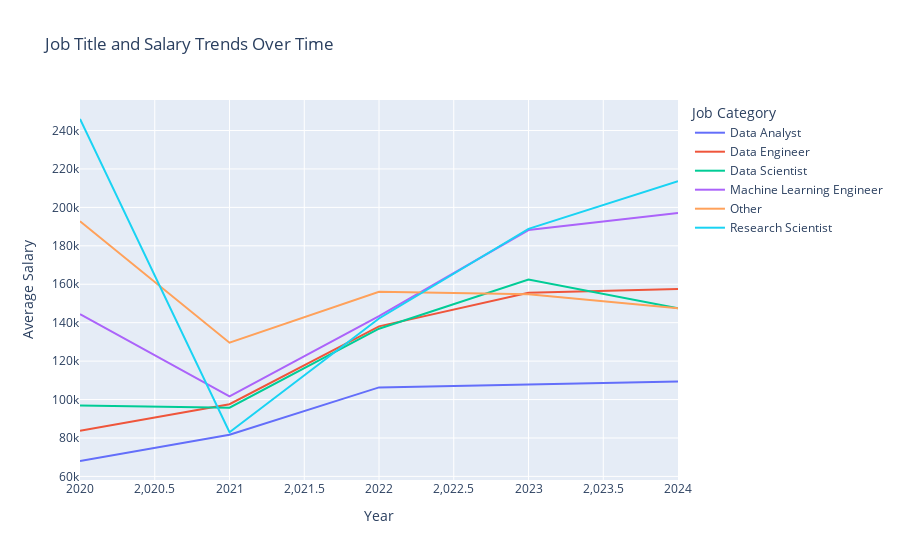

Source (notebook cell):
### Code cell
fig = px.line(trend_over_time_data, x="work_year", y="salary", color="Job_Category",
              title="Job Title and Salary Trends Over Time")

fig.update_layout(
    xaxis_title="Year",
    yaxis_title="Average Salary",
    hovermode="closest", 
    legend_title_text="Job Category"  
)

fig.show()

### Figure 1 — Plotly figure (JSON) as saved in the notebook; plotly's stock layout.template omitted (floating-point values rounded to 4 significant figures)
{"data": [{"hovertemplate": "Job_Category=Data Analyst<br>work_year=%{x}<br>salary=%{y}<extra></extra>", "legendgroup": "Data Analyst", "line": {"color": "#636efa", "dash": "solid"}, "marker": {"symbol": "circle"}, "mode": "lines", "name": "Data Analyst", "orientation": "v", "showlegend": true, "type": "scatter", "x": [2020, 2021, 2022, 2023, 2024], "xaxis": "x", "y": [68010.0, 81670.0, 106300.0, 107700.0, 109400.0], "yaxis": "y"}, {"hovertemplate": "Job_Category=Data Engineer<br>work_year=%{x}<br>salary=%{y}<extra></extra>", "legendgroup": "Data Engineer", "line": {"color": "#EF553B", "dash": "solid"}, "marker": {"symbol": "circle"}, "mode": "lines", "name": "Data Engineer", "orientation": "v", "showlegend": true, "type": "scatter", "x": [2020, 2021, 2022, 2023, 2024], "xaxis": "x", "y": [83760.0, 97570.0, 138100.0, 155600.0, 157600.0], "yaxis": "y"}, {"hovertemplate": "Job_Category=Data Scientist<br>work_year=%{x}<br>salary=%{y}<extra></extra>", "legendgroup": "Data Scientist", "line": {"color": "#00cc96", "dash": "solid"}, "marker": {"symbol": "circle"}, "mode": "lines", "name": "Data Scientist", "orientation": "v", "showlegend": true, "type": "scatter", "x": [2020, 2021, 2022, 2023, 2024], "xaxis": "x", "y": [96910.0, 95750.0, 136900.0, 162400.0, 147400.0], "yaxis": "y"}, {"hovertemplate": "Job_Category=Machine Learning Engineer<br>work_year=%{x}<br>salary=%{y}<extra></extra>", "legendgroup": "Machine Learning Engineer", "line": {"color": "#ab63fa", "dash": "solid"}, "marker": {"symbol": "circle"}, "mode": "lines", "name": "Machine Learning Engineer", "orientation": "v", "showlegend": true, "type": "scatter", "x": [2020, 2021, 2022, 2023, 2024], "xaxis": "x", "y": [144400.0, 101700.0, 143400.0, 188200.0, 197100.0], "yaxis": "y"}, {"hovertemplate": "Job_Category=Other<br>work_year=%{x}<br>salary=%{y}<extra></extra>", "legendgroup": "Other", "line": {"color": "#FFA15A", "dash": "solid"}, "marker": {"symbol": "circle"}, "mode": "lines", "name": "Other", "orientation": "v", "showlegend": true, "type": "scatter", "x": [2020, 2021, 2022, 2023, 2024], "xaxis": "x", "y": [192800.0, 129600.0, 156100.0, 154800.0, 147500.0], "yaxis": "y"}, {"hovertemplate": "Job_Category=Research Scientist<br>work_year=%{x}<br>salary=%{y}<extra></extra>", "legendgroup": "Research Scientist", "line": {"color": "#19d3f3", "dash": "solid"}, "marker": {"symbol": "circle"}, "mode": "lines", "name": "Research Scientist", "orientation": "v", "showlegend": true, "type": "scatter", "x": [2020, 2021, 2022, 2023, 2024], "xaxis": "x", "y": [246000, 83000.0, 142200.0, 188800.0, 213600.0], "yaxis": "y"}], "layout": {"hovermode": "closest", "legend": {"title": {"text": "Job Category"}, "tracegroupgap": 0}, "title": {"text": "Job Title and Salary Trends Over Time"}, "xaxis": {"anchor": "y", "domain": [0, 1], "title": {"text": "Year"}}, "yaxis": {"anchor": "x", "domain": [0, 1], "title": {"text": "Average Salary"}}}}
